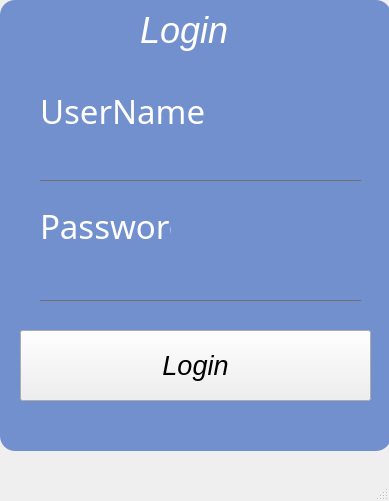
<?xml version="1.0" encoding="UTF-8"?>
<ui version="4.0">
 <class>MainWindow</class>
 <widget class="QMainWindow" name="MainWindow">
  <property name="geometry">
   <rect>
    <x>0</x>
    <y>0</y>
    <width>389</width>
    <height>501</height>
   </rect>
  </property>
  <property name="windowTitle">
   <string>MainWindow</string>
  </property>
  <property name="styleSheet">
   <string notr="true">*
{
background-image: url(:/new/prefix1/img/cool-background.png);
}
QFrame
{
background:#728FCE	;
border-radius:15px;
}
#pushButton
{
background:#2B547E	;
border-radius:30px;
color:white;
}
QToolButton
{
background:transparent;
border-radius:50px;
}

QLineEdit
{
background:transparent;
border:none;
color:#717072;
border-bottom:1px solid #717072;
}
QLabel
{
color:white;

}</string>
  </property>
  <widget class="QWidget" name="centralwidget">
   <widget class="QFrame" name="frame">
    <property name="geometry">
     <rect>
      <x>0</x>
      <y>0</y>
      <width>391</width>
      <height>451</height>
     </rect>
    </property>
    <property name="frameShape">
     <enum>QFrame::StyledPanel</enum>
    </property>
    <property name="frameShadow">
     <enum>QFrame::Raised</enum>
    </property>
    <widget class="QLabel" name="label">
     <property name="geometry">
      <rect>
       <x>140</x>
       <y>0</y>
       <width>121</width>
       <height>61</height>
      </rect>
     </property>
     <property name="font">
      <font>
       <family>Segoe UI</family>
       <pointsize>27</pointsize>
       <weight>50</weight>
       <italic>true</italic>
       <bold>false</bold>
      </font>
     </property>
     <property name="text">
      <string>Login</string>
     </property>
    </widget>
    <widget class="QLineEdit" name="lineEdit_Username">
     <property name="geometry">
      <rect>
       <x>40</x>
       <y>140</y>
       <width>321</width>
       <height>41</height>
      </rect>
     </property>
     <property name="font">
      <font>
       <family>Rockwell Condensed</family>
       <pointsize>24</pointsize>
      </font>
     </property>
     <property name="text">
      <string/>
     </property>
    </widget>
    <widget class="QLineEdit" name="lineEdit_Password">
     <property name="geometry">
      <rect>
       <x>40</x>
       <y>260</y>
       <width>321</width>
       <height>41</height>
      </rect>
     </property>
     <property name="font">
      <font>
       <family>Rockwell Condensed</family>
       <pointsize>25</pointsize>
      </font>
     </property>
     <property name="text">
      <string/>
     </property>
     <property name="echoMode">
      <enum>QLineEdit::Password</enum>
     </property>
    </widget>
    <widget class="QPushButton" name="pushButton_login">
     <property name="geometry">
      <rect>
       <x>20</x>
       <y>330</y>
       <width>351</width>
       <height>71</height>
      </rect>
     </property>
     <property name="font">
      <font>
       <family>Segoe UI</family>
       <pointsize>20</pointsize>
       <weight>50</weight>
       <italic>true</italic>
       <bold>false</bold>
      </font>
     </property>
     <property name="text">
      <string>Login</string>
     </property>
    </widget>
    <widget class="QLabel" name="label_2">
     <property name="geometry">
      <rect>
       <x>40</x>
       <y>90</y>
       <width>191</width>
       <height>41</height>
      </rect>
     </property>
     <property name="font">
      <font>
       <family>Rockwell Condensed</family>
       <pointsize>25</pointsize>
      </font>
     </property>
     <property name="text">
      <string>UserName</string>
     </property>
    </widget>
    <widget class="QLabel" name="label_3">
     <property name="geometry">
      <rect>
       <x>40</x>
       <y>210</y>
       <width>131</width>
       <height>31</height>
      </rect>
     </property>
     <property name="font">
      <font>
       <family>Rockwell Condensed</family>
       <pointsize>25</pointsize>
      </font>
     </property>
     <property name="text">
      <string>Password</string>
     </property>
    </widget>
   </widget>
  </widget>
  <widget class="QMenuBar" name="menubar">
   <property name="geometry">
    <rect>
     <x>0</x>
     <y>0</y>
     <width>389</width>
     <height>26</height>
    </rect>
   </property>
  </widget>
  <widget class="QStatusBar" name="statusbar"/>
 </widget>
 <resources/>
 <connections/>
</ui>
